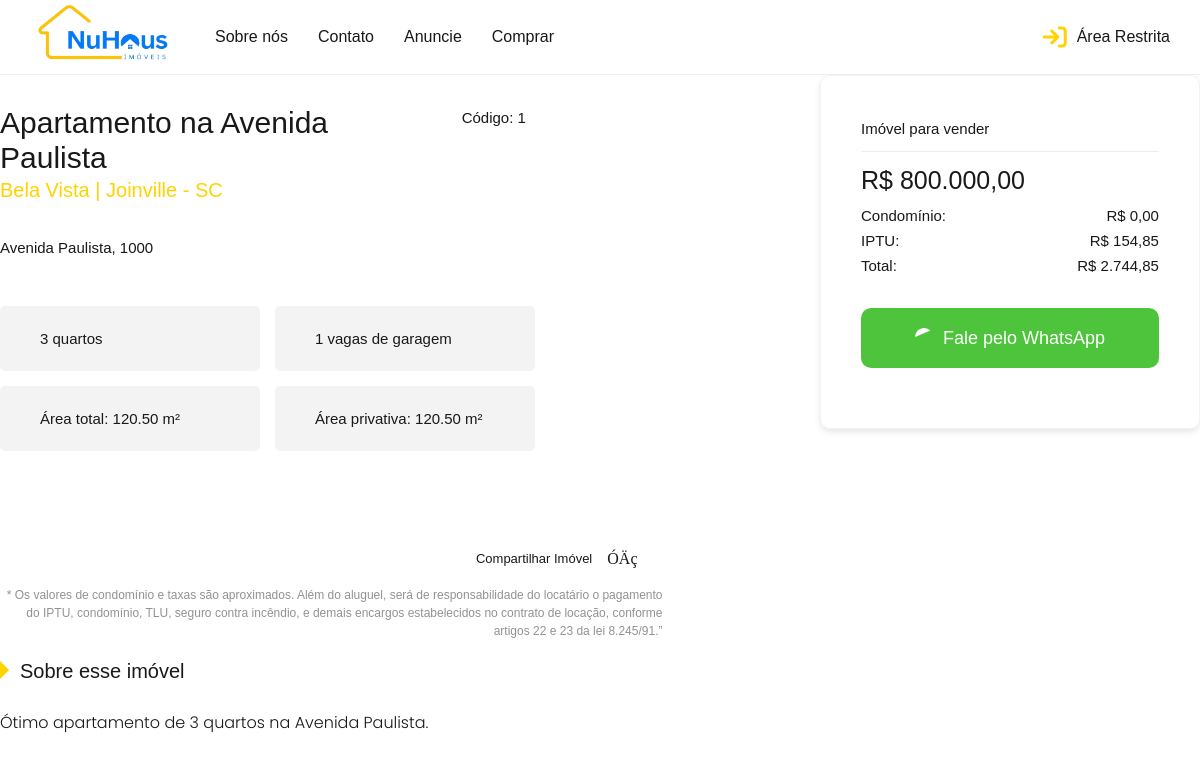
The app's page /imobiliaria/index.php?page=imovel&announcement_id=1 with its own data.
### tables this page shows
CREATE TABLE announcement (
    announcement_id INT AUTO_INCREMENT PRIMARY KEY,
    title VARCHAR(255) NOT NULL,
    description TEXT NOT NULL,
    price DECIMAL(10, 2) NOT NULL,
    build_id INT NOT NULL,
    user_id INT NOT NULL,
	isHighlighted BOOLEAN NOT NULL,
    FOREIGN KEY (build_id) REFERENCES build(build_id),
    FOREIGN KEY (user_id) REFERENCES user(user_id)
);

CREATE TABLE build (
    build_id INT AUTO_INCREMENT PRIMARY KEY,
    address VARCHAR(255) NOT NULL,
    city_id INT,
    state_id INT,
    photos LONGTEXT,
    info_area_total DECIMAL(10, 2) NOT NULL,
    info_parking_space INT NOT NULL,
    info_rooms INT NOT NULL,
    neighborhood VARCHAR(100) NOT NULL,
    condominium_price DECIMAL(10, 2),
    is_condominium BOOLEAN NOT NULL,
    iptu_price DECIMAL(10, 2) NOT NULL,
    FOREIGN KEY (city_id) REFERENCES city(city_id),
    FOREIGN KEY (state_id) REFERENCES state(state_id)
);

### imobiliaria/pages/imovel.php (the view, shortened to what this page needs)
<!DOCTYPE html>
<html lang="pt-br">
<head>
    <link rel="stylesheet" type="text/css" href="../assets/css/style.css">
</head>
<body>
<?php
$con = mysqli_connect("localhost", "root", "", "corretora");
$announcement_id = isset($_GET['announcement_id']) ? intval($_GET['announcement_id']) : 0;
if ($announcement_id > 0) {
    $sql = "SELECT a.title, a.description, a.price, b.address, b.info_rooms, b.info_area_total, b.info_parking_space, b.neighborhood
            FROM announcement a
            JOIN build b ON a.build_id = b.build_id
            WHERE a.announcement_id = ?";
    $stmt = $con->prepare($sql);
    $stmt->bind_param("i", $announcement_id);
    $stmt->execute();
    $result = $stmt->get_result();
    $announcement = $result->fetch_assoc();
} else {
    die("ID do anúncio inválido.");
}
?>
<div class="propertie-item-inside property-content">
    <div class="content">
        <div class="row">
            <div class="col-md-7">
                <div class="description">
                    <div class="details">
                        <div class="row">
                            <div class="col-md-8">
                                <h1 class="title title-1 name"><?php echo htmlspecialchars($announcement['title']); ?>
                                    <div class="title title-3 location"><?php echo htmlspecialchars($announcement['neighborhood']); ?> | Joinville - SC</div>
                                </h1>
                            </div>
                            <div class="col-md-4">
                                <p class="text text-1">Código: <?php echo htmlspecialchars($announcement_id); ?></p>
                            </div>
                            <div class="col-md-12">
                                <p class="text text-1"><?php echo htmlspecialchars($announcement['address']); ?></p>
                            </div>
                        </div>
                    </div>
                    <div class="highlights">
                        <div class="highlight"><span class="text text-1"><?php echo htmlspecialchars($announcement['info_rooms']); ?> quartos</span></div>
                        <div class="highlight"><span class="text text-1"><?php echo htmlspecialchars($announcement['info_parking_space']); ?> vagas de garagem</span></div>
                        <div class="highlight"><span class="text text-1">Área total: <?php echo htmlspecialchars($announcement['info_area_total']); ?> m²</span></div>
                        <div class="highlight"><span class="text text-1">Área privativa: <?php echo htmlspecialchars($announcement['info_area_total']); ?> m²</span></div>
                    </div>
						<div class="shared-block">
                                <div class="shared"><span class="text text-6">Compartilhar Imóvel</span>
                                    <ul class="list">
                                        <li><a href="#"><img alt="" src="https://www.anageimoveis.com.br/static/media/whatsapp-black.c06983c1.svg" class="icon-whatsapp"></a></li>
                                    </ul>
                                </div>
                                <p class="text text-7">* Os valores de condomínio e taxas são aproximados. Além do aluguel, será de responsabilidade do locatário o pagamento do IPTU, condomínio, TLU, seguro contra incêndio, e demais encargos estabelecidos no contrato de locação, conforme artigos 22 e 23 da lei 8.245/91.”</p>
                            </div>
                </div>
                <div class="info">
                    <h4 class="title title-3">Sobre esse imóvel</h4>
                    <div class="block-text">
                        <div><?php echo nl2br(htmlspecialchars($announcement['description'])); ?></div>
                    </div>
                </div>
            </div>
            <div class="col-md-4 offset-md-1 hidden-mobile">
                <div class="sidebar">
                    <div class="block-info">
                        <p class="text property-type">Imóvel para vender</p>
                        <p class="title title-2"><span class="price">R$&nbsp;<?php echo number_format($announcement['price'], 2, ',', '.'); ?></span></p>
                        <div class="row">
                            <div class="col-7">
                                <p class="text text-1">Condomínio:</p>
                            </div>
                            <div class="col-5">
                                <p class="text text-1 text-right">R$&nbsp;0,00</p>
                            </div>
                        </div>
                        <div class="row">
                            <div class="col-7">
                                <p class="text text-1">IPTU:</p>
                            </div>
                            <div class="col-5">
                                <p class="text text-1 text-right">R$&nbsp;154,85</p>
                            </div>
                        </div>
                        <div class="row">
                            <div class="col-7">
							<p class="text text-1"><span>Total:</span></p>
                            </div>
                            <div class="col-5">
                                <p class="text text-1 text-right"><span>R$&nbsp;2.744,85</span></p>
                            </div>
                        </div>
                    </div>
                    <div class="block-actions"><a href="https://web.whatsapp.com/send?phone=+5547996531009" target="_blank" class="btn new-whatsapp"><svg version="1.1" xmlns="http://www.w3.org/2000/svg" width="512" height="512" viewBox="0 0 512 512">
                                <path d="M436.5 74.4c-47.9-48-111.6-74.4-179.5-74.4-139.8 0-253.6 113.8-253.6 253.7 0 44.7"></path></svg>Fale pelo WhatsApp</a></div>
                </div>
            </div>
        </div>
    </div>
</div>
</body>
</html>

### imobiliaria/assets/css/style.css (style rules this page uses)
:root { --site-color: #ffd300;--font-color: #1a1818;--padding-default: 30px }
* { box-sizing:border-box }
html,body { font-size:16px }
body { font-family:"Poppins", sans-serif;color:var(--font-color) }
a { text-decoration:none }
.propertie-item-inside .content { max-width:1280px;margin-left:auto;margin-right:auto }

### imobiliaria/pages/imovel.php (style rules this page uses)
body { overflow: hidden; }
.content { overflow: hidden; }

### records on screen
announcement: title "Apartamento na Avenida Paulista", build.neighborhood "Bela Vista", build.address "Avenida Paulista, 1000", build.info_rooms "3", build.info_parking_space "1", build.info_area_total "120.50", description "Ótimo apartamento de 3 quartos na Avenida Paulista.", price "800.000,00"

### other values on screen
$announcement_id "1"
